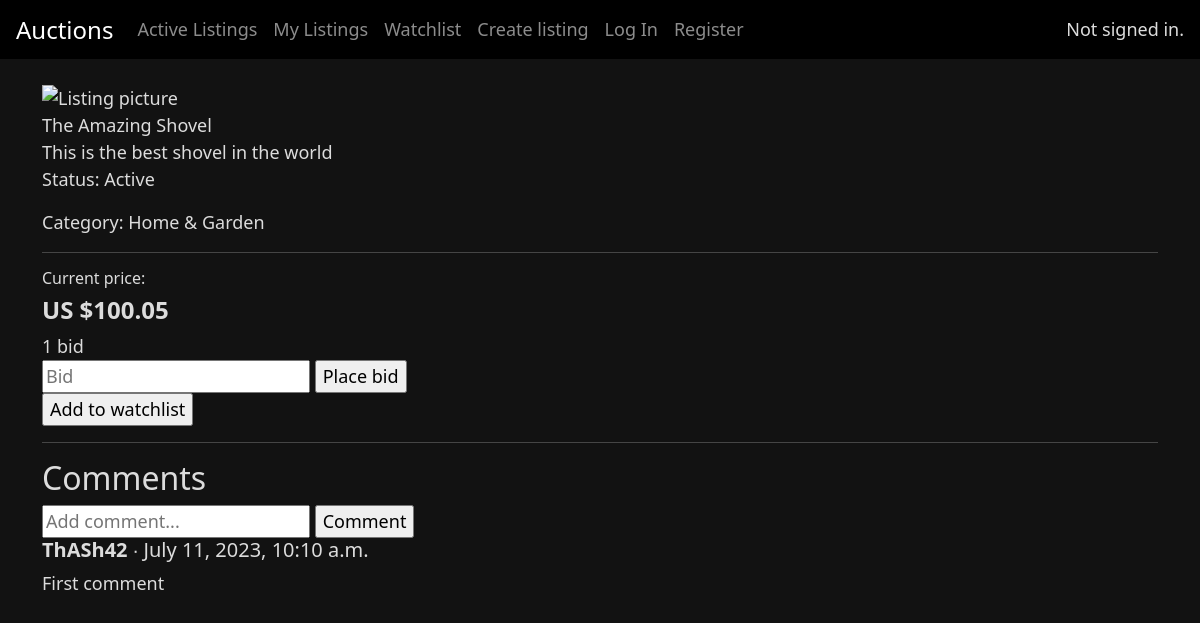
Before: /listing/1 with the older database file.
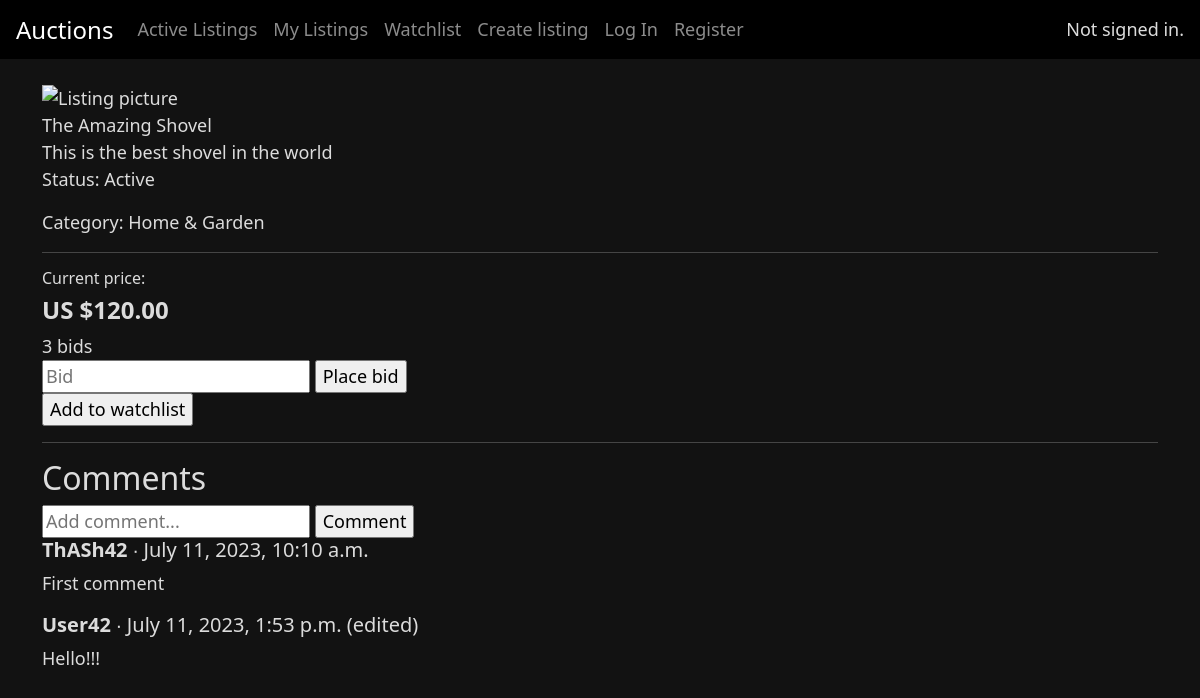
After: the same page with the newer database file.
### auctions/models.py (models this page shows, shortened)
class Bid(models.Model):
    price = models.DecimalField(max_digits=10, decimal_places=2)
    time = models.DateTimeField(auto_now=True)
    user = models.ForeignKey(User, on_delete=models.CASCADE, related_name="user")

class Listing(models.Model):
    owner = models.ForeignKey(User, on_delete=models.CASCADE, related_name="owner")
    title = models.CharField(max_length=64)
    description = models.TextField()
    start_bid = models.DecimalField(max_digits=20, decimal_places=2)
    image = models.URLField(max_length=256)
    bids = models.ManyToManyField(Bid, blank=True, related_name="bids")
    time = models.OneToOneField(Time, on_delete=models.SET_NULL, null=True)
    condition = models.CharField(
        max_length=16, null=True, choices=CONDITION_CHOICES
    )
    category = models.CharField(
        max_length=32, default=None, null=True, blank=True, choices=CATEGORY_CHOICES
    )
    active_status = models.CharField(
        max_length=16, default="active", choices=STATUS_CHOICES
    )
    watchlist = models.ManyToManyField(User, blank=True, related_name="watching_users")
    comments = models.ManyToManyField(Comment, blank=True, related_name="comments")
    winner = models.OneToOneField(
        User, on_delete=models.SET_NULL, blank=True, null=True, default=None
    )

class Comment(models.Model):
    commentator = models.ForeignKey(
        User, on_delete=models.CASCADE, related_name="commentator"
    )
    message = models.TextField(max_length=1000)
    time = models.DateTimeField(auto_now_add=True)
    is_modified = models.BooleanField(default=False)

class User(AbstractUser):
    pass

### auctions/views.py (the view)
# urls.py: path("listing/<int:listing_id>", views.listing, name="listing"),
def listing(request, listing_id):
    listing = Listing.objects.get(pk=listing_id)
    is_watching = request.user in listing.watchlist.all()
    owner_id = listing.owner.id
    is_owner = True if request.user.id == owner_id else False
    comments = listing.comments.all()
    current_price = get_price(listing)
    for category_tuple in CATEGORY_CHOICES:
        if category_tuple[0] == listing.category:
            category = category_tuple[1]
            break
    return render(request, "auctions/listing.html", {
        "listing": listing,
        "is_watching": is_watching,
        "comments": comments,
        "is_owner": is_owner,
        "current_price": current_price,
        "category": category,
    })

### auctions/utilities.py (called while the page is built)
def get_price(listing):
    if listing.bids.exists():
        bid = listing.bids.order_by('-price').first()
        return bid.price
    else:
        return listing.start_bid

### auctions/templates/auctions/listing.html (shortened to what this page needs)
{% extends 'auctions/layout.html' %}
{% block body %}
<section>
    <div>
        <img src="{{ listing.image }}" alt="Listing picture" style="width:300px">
    </div>
    <div>
            {{ listing.title }}
            <br>
            {{ listing.description }}
            {% if listing.active_status == "active" %}
            <p>Status: Active</p>
            {% elif listing.active_status == "inactive" %}
            <p>Status: Inactive</p>
            {% else %}
            <p>Status: Closed</p>
            <p>Winner: {{ listing.winner }}</p>
        {% endif %}
        <p>Category: {{ category }}</p>
    </div>
    <hr>
</section>
<section>
    <div>
        {% if not listing.bids.count == 0 %}
        <div>
            <h6>Current price:</h6>
            <h4><strong>US ${{ current_price }}</strong></h4>
        </div>
        {% else %}
        <div>
            <h6>Start bid:</h6>
            <h4><strong>US ${{ current_price }} </strong></h4>
        </div>
        {% endif %}
        <div>
            <a href="{% url 'bids' listing.id %}">
                {{ listing.bids.count }}
                {% if listing.bids.count == 1 %}
                    bid
                {% else %}
                    bids
                {% endif %}
            </a>
        </div>
    </div>
    {% if not is_owner %}
        <div>
            {% if not listing.active_status == "closed" %}
                <form action="{% url 'bid' listing.id %}", method="POST">
                    <input name="bid" type="number" step= 0.01 placeholder="Bid">
                    <input type="submit" value="Place bid">
                </form>
            {% endif %}
            {% if not is_watching %}
                <form action="{% url 'watchlist' listing.id %}" method="POST">
                    <input type="submit" value="Add to watchlist">
                </form>
            {% else %}
                <form action="{% url 'delete_watchlist' listing.id %}" method="POST">
                    {% csrf_token %}
                    <input type="submit" value="Unwatch">
                </form>
            {% endif %}
        </div>
    {% endif %}
</section>
<hr>
<section>
    <h2>Comments</h2>
    <div>
        <form action="{% url 'comment' listing.id %}" method="POST">
            <input name="message" type="text" placeholder="Add comment...">
            <input type="submit" value="Comment">
        </form>
    </div>
    {% for comment in comments %}
        <div>
            <h5>
                <strong>
                    {{comment.commentator}}
                </strong>
                ∙
                {{ comment.time }}
                {% if comment.is_modified %} (edited) {% endif %}
            </h5>
            <p>{{ comment.message }}</p>
        </div>
    {% endfor %}
</section>
{% endblock body %}

Changed rows visible on the page:
no longer on this page (row unchanged): Bid: price "100.05"
computed for Listing "The Amazing Shovel": bids.count "1" → "3"
added Bid: price "120.00"
added Comment: commentator "User42", time "July 11, 2023, 1:53 p.m.", is_modified "(edited)", message "Hello!!!"
Other visible differences:
text no longer shown: "bid"
text now shown: "bids"
